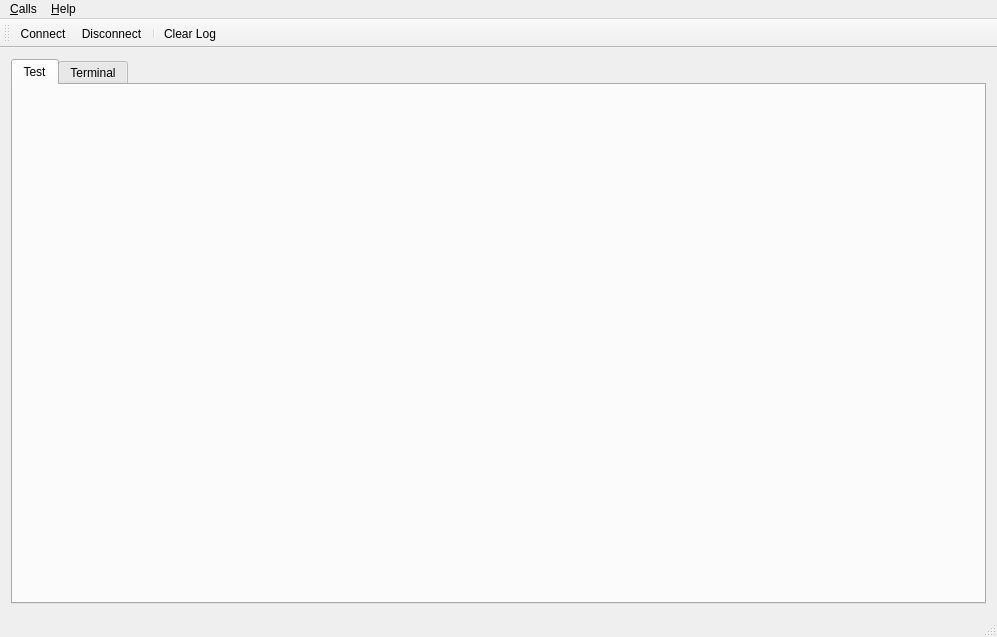
<?xml version="1.0" encoding="UTF-8"?>
<ui version="4.0">
 <class>MainWindow</class>
 <widget class="QMainWindow" name="MainWindow">
  <property name="geometry">
   <rect>
    <x>0</x>
    <y>0</y>
    <width>997</width>
    <height>637</height>
   </rect>
  </property>
  <property name="windowTitle">
   <string>Robot Controller</string>
  </property>
  <widget class="QWidget" name="centralWidget">
   <layout class="QVBoxLayout" name="verticalLayout_4">
    <item>
     <layout class="QHBoxLayout" name="horizontalLayout">
      <item>
       <layout class="QVBoxLayout" name="verticalLayout">
        <item>
         <widget class="QTabWidget" name="tabWidget">
          <property name="currentIndex">
           <number>0</number>
          </property>
          <widget class="QWidget" name="Test">
           <attribute name="title">
            <string>Test</string>
           </attribute>
          </widget>
          <widget class="QWidget" name="Terminal">
           <attribute name="title">
            <string>Terminal</string>
           </attribute>
           <layout class="QVBoxLayout" name="verticalLayout_8">
            <item>
             <layout class="QVBoxLayout" name="terminalVerticalLayout">
              <item>
               <widget class="SendFrameBox" name="sendFrameBox">
                <property name="maximumSize">
                 <size>
                  <width>16777215</width>
                  <height>16777215</height>
                 </size>
                </property>
                <property name="title">
                 <string>Send CAN frame</string>
                </property>
               </widget>
              </item>
              <item>
               <widget class="QGroupBox" name="receivedMessagesBox">
                <property name="title">
                 <string>Received CAN messages</string>
                </property>
                <layout class="QVBoxLayout" name="verticalLayout_2">
                 <item>
                  <widget class="QLabel" name="label_3">
                   <property name="font">
                    <font>
                     <family>Courier</family>
                     <kerning>false</kerning>
                    </font>
                   </property>
                   <property name="frameShape">
                    <enum>QFrame::StyledPanel</enum>
                   </property>
                   <property name="text">
                    <string>Timestamp        Flags  CAN-ID   DLC  Data</string>
                   </property>
                  </widget>
                 </item>
                 <item>
                  <widget class="QTextEdit" name="receivedMessagesEdit">
                   <property name="font">
                    <font>
                     <family>Courier</family>
                     <kerning>false</kerning>
                    </font>
                   </property>
                   <property name="frameShape">
                    <enum>QFrame::StyledPanel</enum>
                   </property>
                   <property name="undoRedoEnabled">
                    <bool>false</bool>
                   </property>
                   <property name="lineWrapMode">
                    <enum>QTextEdit::NoWrap</enum>
                   </property>
                   <property name="readOnly">
                    <bool>true</bool>
                   </property>
                  </widget>
                 </item>
                </layout>
               </widget>
              </item>
             </layout>
            </item>
           </layout>
          </widget>
         </widget>
        </item>
       </layout>
      </item>
     </layout>
    </item>
   </layout>
  </widget>
  <widget class="QMenuBar" name="menuBar">
   <property name="geometry">
    <rect>
     <x>0</x>
     <y>0</y>
     <width>997</width>
     <height>23</height>
    </rect>
   </property>
   <widget class="QMenu" name="menuCalls">
    <property name="title">
     <string>&amp;Calls</string>
    </property>
    <addaction name="actionConnect"/>
    <addaction name="actionDisconnect"/>
    <addaction name="separator"/>
    <addaction name="actionClearLog"/>
    <addaction name="separator"/>
    <addaction name="actionQuit"/>
   </widget>
   <widget class="QMenu" name="menuHelp">
    <property name="title">
     <string>&amp;Help</string>
    </property>
    <addaction name="actionPluginDocumentation"/>
    <addaction name="actionAboutQt"/>
   </widget>
   <addaction name="menuCalls"/>
   <addaction name="menuHelp"/>
  </widget>
  <widget class="QToolBar" name="mainToolBar">
   <attribute name="toolBarArea">
    <enum>TopToolBarArea</enum>
   </attribute>
   <attribute name="toolBarBreak">
    <bool>false</bool>
   </attribute>
   <addaction name="actionConnect"/>
   <addaction name="actionDisconnect"/>
   <addaction name="separator"/>
   <addaction name="actionClearLog"/>
  </widget>
  <widget class="QStatusBar" name="statusBar"/>
  <action name="actionConnect">
   <property name="icon">
    <iconset resource="robot.qrc">
     <normaloff>:/images/connect.png</normaloff>:/images/connect.png</iconset>
   </property>
   <property name="text">
    <string>&amp;Connect</string>
   </property>
  </action>
  <action name="actionDisconnect">
   <property name="icon">
    <iconset resource="robot.qrc">
     <normaloff>:/images/disconnect.png</normaloff>:/images/disconnect.png</iconset>
   </property>
   <property name="text">
    <string>&amp;Disconnect</string>
   </property>
  </action>
  <action name="actionQuit">
   <property name="icon">
    <iconset resource="robot.qrc">
     <normaloff>:/images/application-exit.png</normaloff>:/images/application-exit.png</iconset>
   </property>
   <property name="text">
    <string>&amp;Quit</string>
   </property>
  </action>
  <action name="actionAboutQt">
   <property name="text">
    <string>&amp;About Qt</string>
   </property>
  </action>
  <action name="actionClearLog">
   <property name="icon">
    <iconset resource="robot.qrc">
     <normaloff>:/images/clear.png</normaloff>:/images/clear.png</iconset>
   </property>
   <property name="text">
    <string>Clear &amp;Log</string>
   </property>
  </action>
  <action name="actionPluginDocumentation">
   <property name="text">
    <string>Plugin Documentation</string>
   </property>
   <property name="toolTip">
    <string>Open plugin documentation in Webbrowser</string>
   </property>
  </action>
  <action name="actionTerminal">
   <property name="text">
    <string>&amp;Terminal</string>
   </property>
  </action>
  <action name="actionMotor">
   <property name="text">
    <string>&amp;Motor</string>
   </property>
  </action>
 </widget>
 <layoutdefault spacing="6" margin="11"/>
 <customwidgets>
  <customwidget>
   <class>SendFrameBox</class>
   <extends>QGroupBox</extends>
   <header location="global">sendframebox.h</header>
   <container>1</container>
  </customwidget>
 </customwidgets>
 <resources>
  <include location="robot.qrc"/>
 </resources>
 <connections/>
</ui>
